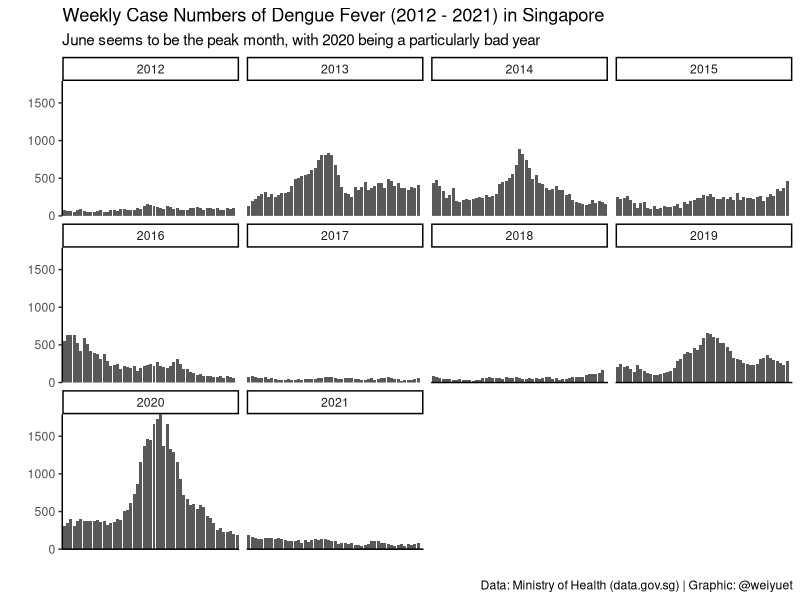
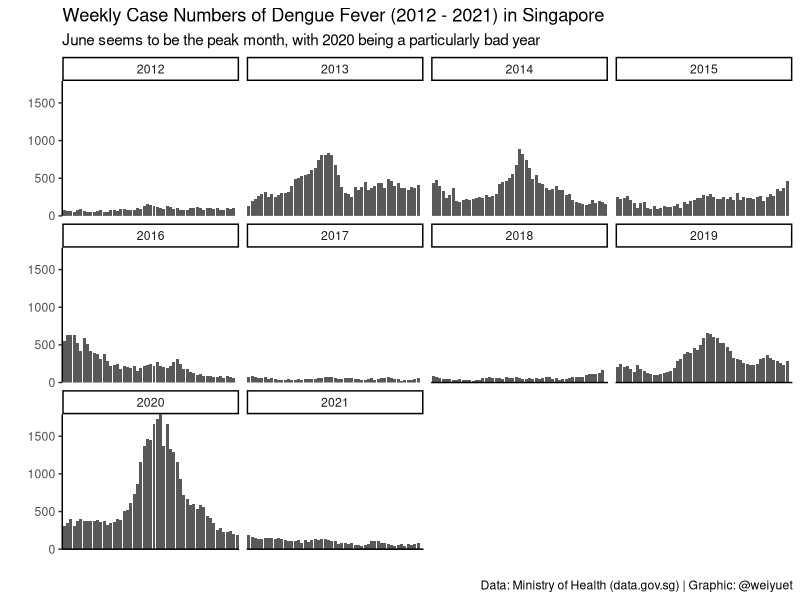

These charts were generated, in order, by the following R code:
#########################################
# Infectious Disease Weekly Case Counts #
#########################################

#### Setup ####
library(tidyverse)
library(scales)
library(glue)

#### Load data ####
weekly_infectious_disease <- read_csv('data/weekly-infectious-disease-bulletin-cases/weekly-infectious-disease-bulletin-cases.csv')

#### Wrangle ####
col <- paste("col", 1:2)

# Split year and week column
weekly_infectious_disease <- weekly_infectious_disease %>%
  separate(col = epi_week, sep = "-", into = col, remove = TRUE)

weekly_infectious_disease <- weekly_infectious_disease %>% 
  rename(year = "col 1",
         week = "col 2",
         cases = "no._of_cases")

# Clean HFMD and Hand, Foot Mouth Disease names
weekly_infectious_disease <- weekly_infectious_disease %>% 
  mutate(disease = case_when(disease == "HFMD" ~ "Hand, Foot Mouth Disease",
                             TRUE ~ disease))

#### Visualize ####
# Plot weekly case numbers of Dengue Fever from 2012 to 2021
weekly_infectious_disease %>%
  filter(disease == "Dengue Fever") %>%
  ggplot(aes(x = week,
             y = cases)) +
  geom_col() +
  facet_wrap(vars(year)) +
  scale_y_continuous(expand = c(0, 0)) +
  labs(x = "",
       y = "",
       title = glue("Weekly Case Numbers of Dengue Fever ({min(weekly_infectious_disease$year)} - {max(weekly_infectious_disease$year)}) in Singapore"),
       subtitle = "June seems to be the peak month, with 2020 being a particularly bad year",
       caption = "Data: Ministry of Health (data.gov.sg) | Graphic: @weiyuet") +
  theme_classic() +
  theme(axis.text.x = element_blank(),
        axis.ticks.x = element_blank())

#### Save image ####
ggsave("figures/weekly-cases-dengue-fever.png", width = 8, height = 5)
